Frame 1 (no input): blank canvas, image omitted
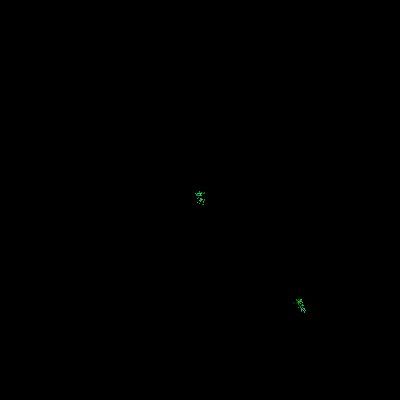
Frame 60 (the mouse pressed at the canvas centre just before this capture)
Frame 120 (the mouse held since frame 60 and released just before this capture): blank canvas, image omitted

The Processing sketch that drew this single still picture (run headless with seeded random() and noise(); from frame 60 on, the mouse is pressed at the canvas centre):

// Processing sketch: processing_71885
// ── processing_71885.pde

//Gregory Taxerman, Random Walk, CP1 16-17


float x = 200;
float y = 200;
float z = 300;
float w = 300;
int r = 150;
int g = 150;
int b = 150;
void setup ()
{
  size(400,400);
  background (0);
  frameRate (10000);
}

void draw ()
{
  stroke(r,g,b);  
  point(x,y);
  point(z,w);
   
  x = x + (random(-2, 2));
  y = y + (random(-2, 2));
  w = w + (random(-2, 2));
  z = z + (random(-2, 2));
  r = r + int(random(-100,100));
  g = g + int(random(-100,100));
  b = b + int(random(-100,100));
 
  
  if( x > 400)
  {
    x = 200;
  }
  if( x < 0)
  {
    x = 200;
  }
  if( y > 400)
  {
    y = 200;
  }
  if( y < 0)
  {
    y = 200;
  }
  if( z > 400)
  {
    z = 300;
  }
  if( z < 0)
  {
    z = 300;
  }
  if( w > 400)
  {
    w = 300;
  }
  if( w < 0)
  {
    w = 300;
  }
  if(mousePressed == true)
  {
    background (0);
  }
}
